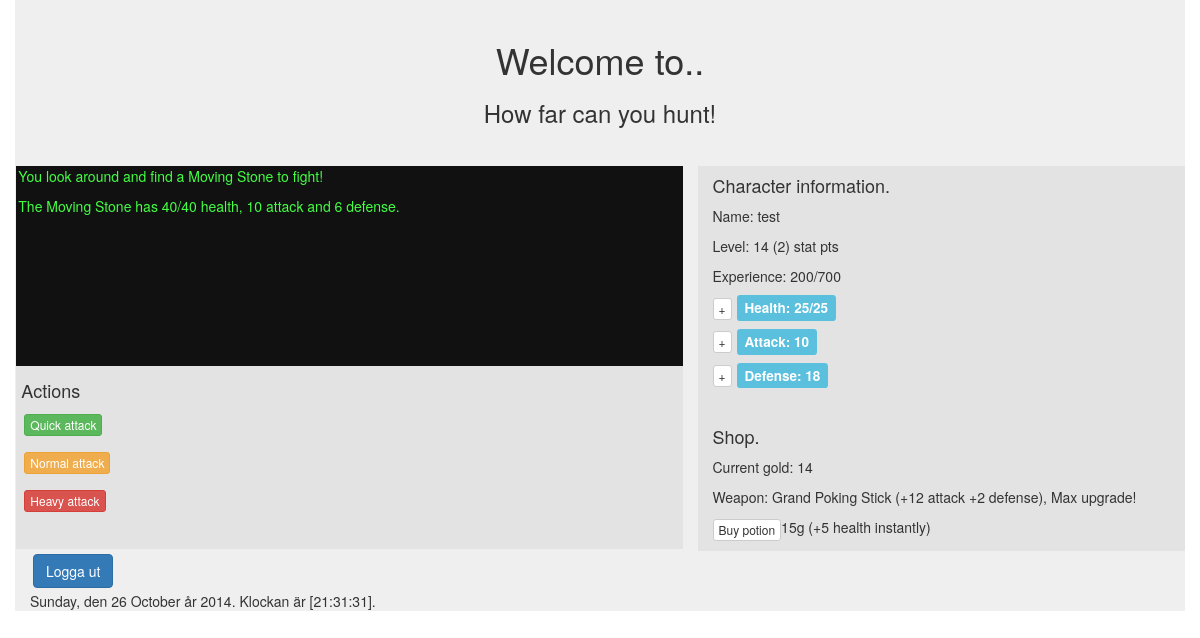
/?hunt (signed in), run on the app's committed database.
### tables this page shows
CREATE TABLE IF NOT EXISTS `characters` (
  `UserID` int(255) NOT NULL,
  `Name` varchar(255) DEFAULT NULL,
  `MaxHealth` int(255) NOT NULL,
  `CurrentHealth` int(255) NOT NULL,
  `Attack` int(255) NOT NULL,
  `Defense` int(255) NOT NULL,
  `Level` int(255) NOT NULL,
  `Exp` int(255) NOT NULL,
  `Gold` int(255) NOT NULL,
  `StatPoints` int(255) NOT NULL,
  `WeaponEntry` int(11) DEFAULT '0',
  PRIMARY KEY (`UserID`)
);

CREATE TABLE IF NOT EXISTS `weapons` (
  `Entry` int(255) NOT NULL,
  `Name` varchar(255) NOT NULL,
  `Attack` int(11) NOT NULL,
  `Defense` int(11) NOT NULL,
  `Health` int(11) NOT NULL,
  `LifeOnHit` int(11) NOT NULL,
  `Price` int(11) NOT NULL,
  PRIMARY KEY (`Entry`)
);

### src/Controller/GameController.php (called while the page is built, shortened)
<?php
require_once("model/GameModel.php");
require_once("view/GameView.php");
class GameController
{
	private $gameModel;
	private $gameView;
	public function __construct()
	{
		$this->gameModel = new GameModel();
		$this->gameView = new GameView();
	}
	public function HandleGame($username)
	{
		$userEntry = $this->gameModel->GetUserEntry($username);
		$character = $this->gameModel->CheckForExistingCharacter($userEntry);
		$char = $this->gameModel->GetCharacterFromSession();
		$nextWeaponprice = $this->gameModel->GetNextWeaponPrice($char->GetWeapon()->GetEntry());
		if ($this->HandleHunting($char, $userEntry))
		{
			$this->gameModel->CheckForPlayerLevelup($char, $userEntry);
		}
		return $this->gameView->GenerateGameHTML($this->gameModel->IsUserHunting(), $this->gameModel->GetLogArray(), $char->GetName(), $char->GetMaxHealth(), $char->GetCurrentHealth(), $char->GetAttack(),
			   $char->GetDefense(), $char->GetGold(), $char->GetLevel(), $char->GetExp(), $char->GetStatPoints(), $char->GetWeapon()->GetName(), $char->GetWeapon()->GetAttack(), $char->GetWeapon()->GetDefense(),
			   $nextWeaponprice, $char->GetWeapon()->GetEntry());
	}
	private function HandleHunting(Character $char, $entry)
	{
		if ($this->gameView->DidUserStartHunting())
		{
			$this->gameModel->StartHunting($char->GetLevel());
		}
		return true;
	}
}

### src/Controller/MainController.php (called while the page is built, shortened)
<?php
require_once("Controller/AccountController.php");
require_once("Controller/GameController.php");
require_once("model/DAL/UserRepository.php");
require_once("view/LoginView.php");
class MainController
{
	private $accountController;
	private $gameController;
	private $loginModel;
	private $loginView;
	public function __construct()
	{
		$userRepo = new UserRepository();
		$this->loginModel = new LoginModel($userRepo);
		$this->loginView = new LoginView($this->loginModel);
		$this->accountController = new AccountController($this->loginModel, $this->loginView, $userRepo);
		$this->gameController = new GameController();
	}
	public function Run()
	{
		$body = $this->accountController->HandleAccounts();
		if ($this->loginModel->IsLoggedIn($this->loginView->GetUserAgent(), $this->loginView->GetUserIP()))
		{
			$body = $this->gameController->HandleGame($this->loginModel->GetUsername()) . $body;
		}
		return $body;
	}
}

### src/index.php (called while the page is built, shortened)
<?php
require_once("RenderHTML.php");
require_once("Controller/MainController.php");
$controller = new MainController();
$body = $controller->Run();

### src/Model/DAL/CharacterRepository.php (called while the page is built, shortened)
<?php
require_once("model/DAL/WeaponRepository.php");
class CharacterRepository extends Repository
{
	private $weaponRepository;
	private static $userID = "UserID";
	private static $name = "Name";
	private static $maxHealth = "MaxHealth";
	private static $attack = "Attack";
	private static $defense = "Defense";
	private static $level = "Level";
	private static $exp = "Exp";
	private static $gold = "Gold";
	private static $statPoints = "StatPoints";
	private static $weapon = "WeaponEntry";
	public function __construct($weaponRepository)
	{
		$this->DBTable = "characters";
		$this->weaponRepository = $weaponRepository;
	}
	public function GetCharacterByUserID($userID)
	{
		try
		{
			$DB = $this->connection();
			$sql = "SELECT * FROM $this->DBTable WHERE " . self::$userID . " = ?";
			$param = array($userID);
			$query = $DB->prepare($sql);
			$query->execute($param);
			$result = $query->fetch();
			if ($result)
			{
				$weapon = $this->weaponRepository->GetWeapon($result[self::$weapon]);
				$character = new Character($result[self::$name], $result[self::$maxHealth], $result[self::$attack],
										   $result[self::$defense], $result[self::$level], $result[self::$exp], $result[self::$gold], $result[self::$statPoints], $weapon);
				return $character;
			}
			return NULL;
		}
		catch (PDOException $e)
		{
			die("Error 1");
		}
	}
}

### src/Model/GameModel.php (called while the page is built, shortened)
<?php
require_once("model/DAL/UserRepository.php");
require_once("model/DAL/CharacterRepository.php");
require_once("model/DAL/WeaponRepository.php");
class GameModel
{
	private $userRepository;
	private $characterRepository;
	public function __construct()
	{
		$this->userRepository = new UserRepository();
		$weaponRepository = new WeaponRepository();
		$this->characterRepository = new CharacterRepository($weaponRepository);
	}
	public function GetUserEntry($username)
	{
		return $entry = $this->userRepository->GetUserEntryByName($username);
	}
	public function CheckForExistingCharacter($entry)
	{
		if ($this->characterRepository->GetCharacterByUserID($entry))
			return true;
		return false;
	}
}

### src/Model/DAL/UserRepository.php (called while the page is built, shortened)
<?php
class UserRepository extends Repository
{
	private static $entry = "Entry";
	private static $name = "Name";
	public function __construct()
	{
		$this->DBTable = "user";
	}
	public function GetUserEntryByName($name)
	{
		try
		{
			$DB = $this->connection();
			$sql = "SELECT " . self::$entry . " FROM $this->DBTable WHERE " . self::$name . "= ?";
			$param = array($name);
			$query = $DB->prepare($sql);
			$query->execute($param);
			$result = $query->fetch();
			if ($result)
			{
				return $result[self::$entry];
			}
			return NULL;
		}
		catch (PDOException $e)
		{
			die("Error 5");
		}
	}
}

### src/Model/DAL/WeaponRepository.php (called while the page is built, shortened)
<?php
class WeaponRepository extends Repository
{
	private static $entry = "Entry";
	private static $name = "Name";
	private static $attack = "Attack";
	private static $defense = "Defense";
	private static $health = "Health";
	private static $lifeOnHit = "LifeOnHit";
	private static $price = "Price";
	public function __construct()
	{
		$this->DBTable = "weapons";
	}
	public function GetWeapon($entry)
	{
		try
		{
			$DB = $this->connection();
			$sql = "SELECT * FROM $this->DBTable WHERE " . self::$entry . " = ?";
			$param = array($entry);
			$query = $DB->prepare($sql);
			$query->execute($param);
			$result = $query->fetch();
			if ($result)
			{
				$weapon = new Weapon($result[self::$entry], $result[self::$name], $result[self::$attack],
								     $result[self::$defense], $result[self::$health], $result[self::$lifeOnHit], $result[self::$price]);
				return $weapon;
			}
			return NULL;
		}
		catch (PDOException $e)
		{
			die("Error 1 weapon");
		}
	}
}

### src/View/GameView.php (the view, shortened to what this page needs)
<?php
class GameView
{
	public function GenerateLogString($logArray)
	{
		$logString = "";
		foreach ($logArray as $row)
		{
			$logString .= "<p>$row</p>\n";
		}
		return $logString;
	}
	public function GenerateGameHTML($isUserHunting = false, $logArray, $name, $maxHealth, $currentHealth, $attack, $defense, $gold, $level, $exp, $statPoints, $weaponName, $weaponDamage, $weaponDefense, $nextWepPrice, $weaponUpgrade, $playerDied = false)
	{
		$log = $this->GenerateLogString($logArray);
		if ($nextWepPrice != 0)
			$weaponPriceHTML = "<a href='?buy=weapon' class = 'btn btn-default btn-xs margintop'> Upgrade (" . $nextWepPrice . "g)!</a>";
		else
			$weaponPriceHTML ="Max upgrade!";
		$HTML = "
				<div class = 'row'>
					<div class = 'col-xs-6 col-sm-7'>
						<div class = 'log'>
							$log
						</div>
						<div class ='first'>
							<h4>Actions</h4>
							";
					if ($isUserHunting)
						$HTML .= $this->GetHuntingHTML();
					else if ($playerDied)
						$HTML .= "<p><a href = '?endGame' class = 'btn btn-success btn-xs margin'>End game</a></p>";
					else
						$HTML .= $this->GetActionHTML();
					$HTML .=
							"
						</div>
					</div>
					<div class = 'col-xs-6 col-sm-5 second'>
						<h4>Character information.</h4>
						<p>Name: $name</p>
						<p>Level: $level ($statPoints) stat pts</p>
						<p>Experience: $exp/" . $level * Character::REQUIRED_EXP_MULTI . "</p>
						<p><h4><a href = '?addStat=health' class = 'btn btn-default btn-xs margintop'> + </a><span class='label label-info marginleft'>Health: $currentHealth/$maxHealth</span></h4></p>
						<p><h4><a href = '?addStat=attack' class = 'btn btn-default btn-xs margintop'> + </a><span class='label label-info marginleft'>Attack: $attack</span></h4></p>
						<p><h4><a href = '?addStat=defense' class = 'btn btn-default btn-xs margintop'> + </a><span class='label label-info marginleft'>Defense: $defense</span></h4></p>
						<br />
						<h4>Shop.</h4>
						<p>Current gold: $gold</p>
						<p>Weapon: $weaponName (+$weaponDamage attack +$weaponDefense defense), $weaponPriceHTML</a></p>
						<p><a href='?buy=healthPotion' class = 'btn btn-default btn-xs margintop'>Buy potion </a>" . HealthPotion::HEALTH_POTION_PRICE . "g (+" . HealthPotion::HEAL_AMOUNT . " health instantly) </p>
					</div>
				</div>";
		return $HTML;
	}
	public function GetHuntingHTML()
	{
		$HTML = "
				<p><a href = '?attack=" . AttackTypes::QUICK  . "' class = 'btn btn-success btn-xs margin'>" . AttackTypes::QUICK  . " attack</a></p>
				<p><a href = '?attack=" . AttackTypes::NORMAL . "' class = 'btn btn-warning btn-xs margin'>" . AttackTypes::NORMAL . " attack</a></p>
				<p><a href = '?attack=" . AttackTypes::HEAVY  . "' class = 'btn btn-danger btn-xs margin'>" . AttackTypes::HEAVY  . " attack</a></p>
				";
		return $HTML;
	}
}

### src/style/style.css (style rules this page uses)
.log { height: 200px; color: #44FF44; background-color: #111111; padding-left: 2px; margin-left: -2.1%; }
.second { background-color: #E3E3E3; }
.first { background-color: #E3E3E3; height: 183px; padding: 5px; margin-left: -2.1%; }
.margin { margin: 3px; }
.margintop { margin-top: 1px; }
.marginleft { margin-left: 5px; }

### data on the page
characters: Name "test", Gold "14", StatPoints "2", Exp "200", $level*Character::REQUIRED_EXP_MULTI "700", MaxHealth "25", Attack "10", Defense "18", Level "14"
weapons: Name "Grand Poking Stick", Attack "12", Defense "2", Entry "Max upgrade!"

### other printed values
$row "You look around and find a Moving Stone to fight!"
$row "The Moving Stone has 40/40 health, 10 attack and 6 defense."
AttackTypes::QUICK "Quick"
AttackTypes::NORMAL "Normal"
AttackTypes::HEAVY "Heavy"
HealthPotion::HEALTH_POTION_PRICE "15"
HealthPotion::HEAL_AMOUNT "5"
strftime("$day, den %d %B år %Y. Klockan är [%X].") "Sunday, den 26 October år 2014. Klockan är [21:31:31]."
